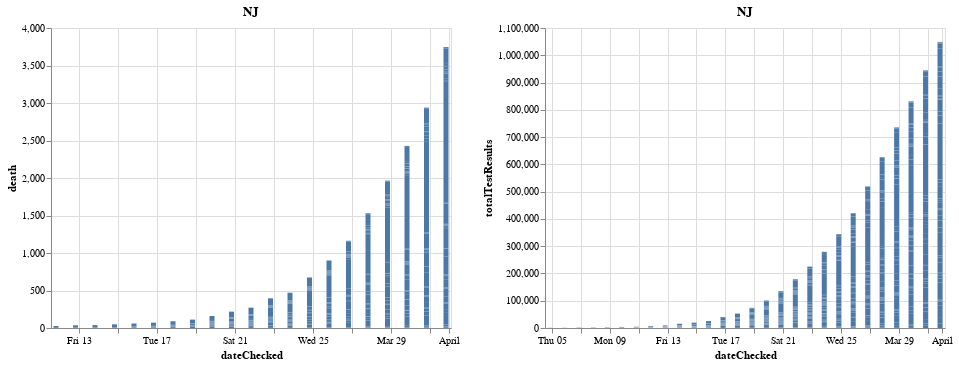

The cell this chart's notebook holds for it:
### Code cell
statesStatus('NJ')

### Figure 1 — Vega-Lite specification as saved in the notebook (floating-point values rounded to 4 significant figures; data arrays with more than 128 entries replaced by an {"elided": "..."} marker saying what was removed)
{"config": {"view": {"continuousWidth": 400, "continuousHeight": 300}}, "hconcat": [{"mark": "bar", "encoding": {"tooltip": [{"type": "quantitative", "field": "date"}, {"type": "nominal", "field": "state"}, {"type": "quantitative", "field": "positive"}, {"type": "quantitative", "field": "negative"}, {"type": "quantitative", "field": "pending"}, {"type": "quantitative", "field": "hospitalized"}, {"type": "quantitative", "field": "death"}, {"type": "quantitative", "field": "total"}, {"type": "nominal", "field": "hash"}, {"type": "nominal", "field": "dateChecked"}, {"type": "quantitative", "field": "totalTestResults"}, {"type": "nominal", "field": "fips"}, {"type": "quantitative", "field": "deathIncrease"}, {"type": "quantitative", "field": "hospitalizedIncrease"}, {"type": "quantitative", "field": "negativeIncrease"}, {"type": "quantitative", "field": "positiveIncrease"}, {"type": "quantitative", "field": "totalTestResultsIncrease"}, {"type": "quantitative", "field": "deathRateAfterHospitalization"}, {"type": "quantitative", "field": "hospitalizationRate"}], "x": {"type": "temporal", "field": "dateChecked"}, "y": {"type": "quantitative", "field": "death"}}, "selection": {"selector099": {"type": "single", "fields": ["state"], "bind": {"input": "select", "options": ["AK", "AL", "AR", "AS", "AZ", "CA", "CO", "CT", "DC", "DE", "FL", "GA", "GU", "HI", "IA", "ID", "IL", "IN", "KS", "KY", "LA", "MA", "MD", "ME", "MI", "MN", "MO", "MP", "MS", "MT", "NC", "ND", "NE", "NH", "NJ", "NM", "NV", "NY", "OH", "OK", "OR", "PA", "PR", "RI", "SC", "SD", "TN", "TX", "UT", "VA", "VI", "VT", "WA", "WI", "WV", "WY"]}}, "selector100": {"type": "interval", "bind": "scales", "encodings": ["x", "y"]}}, "title": "NJ", "transform": [{"filter": {"selection": "selector099"}}]}, {"mark": "bar", "encoding": {"tooltip": [{"type": "quantitative", "field": "date"}, {"type": "nominal", "field": "state"}, {"type": "quantitative", "field": "positive"}, {"type": "quantitative", "field": "negative"}, {"type": "quantitative", "field": "pending"}, {"type": "quantitative", "field": "hospitalized"}, {"type": "quantitative", "field": "death"}, {"type": "quantitative", "field": "total"}, {"type": "nominal", "field": "hash"}, {"type": "nominal", "field": "dateChecked"}, {"type": "quantitative", "field": "totalTestResults"}, {"type": "nominal", "field": "fips"}, {"type": "quantitative", "field": "deathIncrease"}, {"type": "quantitative", "field": "hospitalizedIncrease"}, {"type": "quantitative", "field": "negativeIncrease"}, {"type": "quantitative", "field": "positiveIncrease"}, {"type": "quantitative", "field": "totalTestResultsIncrease"}, {"type": "quantitative", "field": "deathRateAfterHospitalization"}, {"type": "quantitative", "field": "hospitalizationRate"}], "x": {"type": "temporal", "field": "dateChecked"}, "y": {"type": "quantitative", "field": "totalTestResults"}}, "selection": {"selector099": {"type": "single", "fields": ["state"], "bind": {"input": "select", "options": ["AK", "AL", "AR", "AS", "AZ", "CA", "CO", "CT", "DC", "DE", "FL", "GA", "GU", "HI", "IA", "ID", "IL", "IN", "KS", "KY", "LA", "MA", "MD", "ME", "MI", "MN", "MO", "MP", "MS", "MT", "NC", "ND", "NE", "NH", "NJ", "NM", "NV", "NY", "OH", "OK", "OR", "PA", "PR", "RI", "SC", "SD", "TN", "TX", "UT", "VA", "VI", "VT", "WA", "WI", "WV", "WY"]}}, "selector101": {"type": "interval", "bind": "scales", "encodings": ["x", "y"]}}, "title": "NJ", "transform": [{"filter": {"selection": "selector099"}}]}], "data": {"name": "data-f1c684015c176d0f4beda17b39f47de2"}, "$schema": "https://vega.github.io/schema/vega-lite/v4.0.2.json", "datasets": {"data-f1c684015c176d0f4beda17b39f47de2": {"elided": "1429 records"}}}
